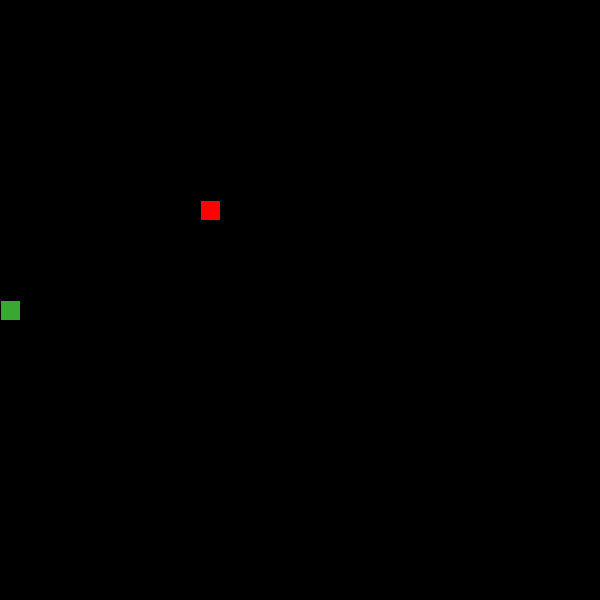
Frame 1 (no input)
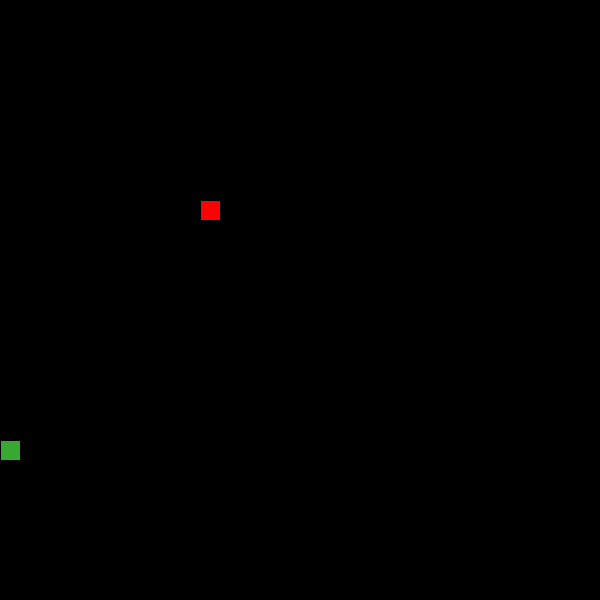
Frame 60 (the mouse pressed at the canvas centre just before this capture)
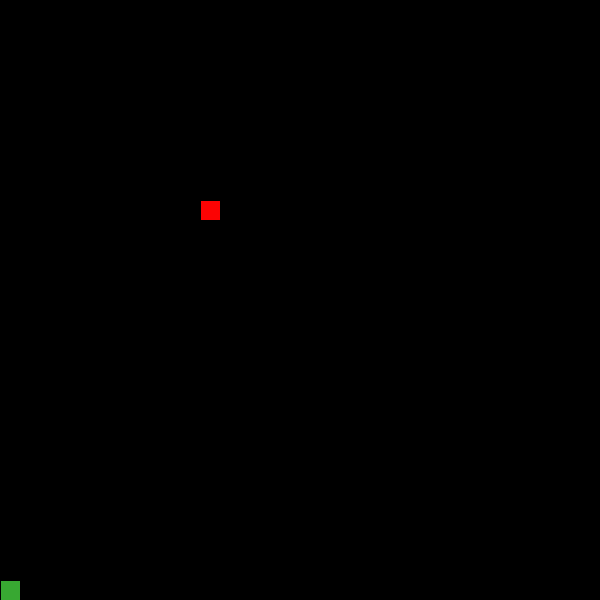
Frame 120 (the mouse held since frame 60 and released just before this capture)

The Processing sketch that drew these frames (run headless with seeded random() and noise(); from frame 60 on, the mouse is pressed at the canvas centre):

// Processing sketch: snake
// ── snake.pde
ArrayList<Integer> x = new ArrayList<Integer>();
ArrayList<Integer> y = new ArrayList<Integer>();
int width = 30;
int height = 30;
int blocks = 20;
int direction = 0;
int foodx = 10;
int foody = 10;
int[] x_direction = {0,0,1,-1};
int[] y_direction = {1,-1,0,0};
boolean gameover = false;
int speed = 8;
void setup(){
   size(600,600);
   x.add(0);
   y.add(15);
}

void draw(){
   background(0);
   fill(56,168,50);
   for(int i = 0; i<x.size(); i++)
     rect(x.get(i)*blocks, y.get(i)*blocks,blocks,blocks);
   if(!gameover){
     fill(252, 3, 3);
     rect(foodx*blocks, foody*blocks, blocks, blocks);
     if(frameCount%speed==0){
       x.add(0, x.get(0) + x_direction[direction]);
       y.add(0, y.get(0) + y_direction[direction]);
     if (x.get(0) < 0 || y.get(0) < 0 || x.get(0) >= width || y.get(0) >= height)
       gameover = true; 
     
     for (int i=1; i<x.size(); i++) 
       if (x.get(0)==x.get(i)&&y.get(0)==y.get(i)) 
         gameover=true; 
        
     if(x.get(0) == foodx && y.get(0) == foody){
     if(x.size()%5==0 && speed >=2)
       speed-=1;
 
       foodx = (int)random(0,width);
       foody = (int)random(0,height);
   }else{
       x.remove(x.size()-1);
       y.remove(y.size()-1);
    }
       }
   }else{
      x.clear(); 
      y.clear(); 
      x.add(0);  
      y.add(15);
      direction = 2;
      speed = 8;
      gameover = false;
   }
}

void keyPressed(){
 int newdirec = keyCode == DOWN? 0:(keyCode==UP?1:(keyCode==RIGHT?2:(keyCode==LEFT?3:-1)));
 if(newdirec != -1)
   direction = newdirec; 
}
